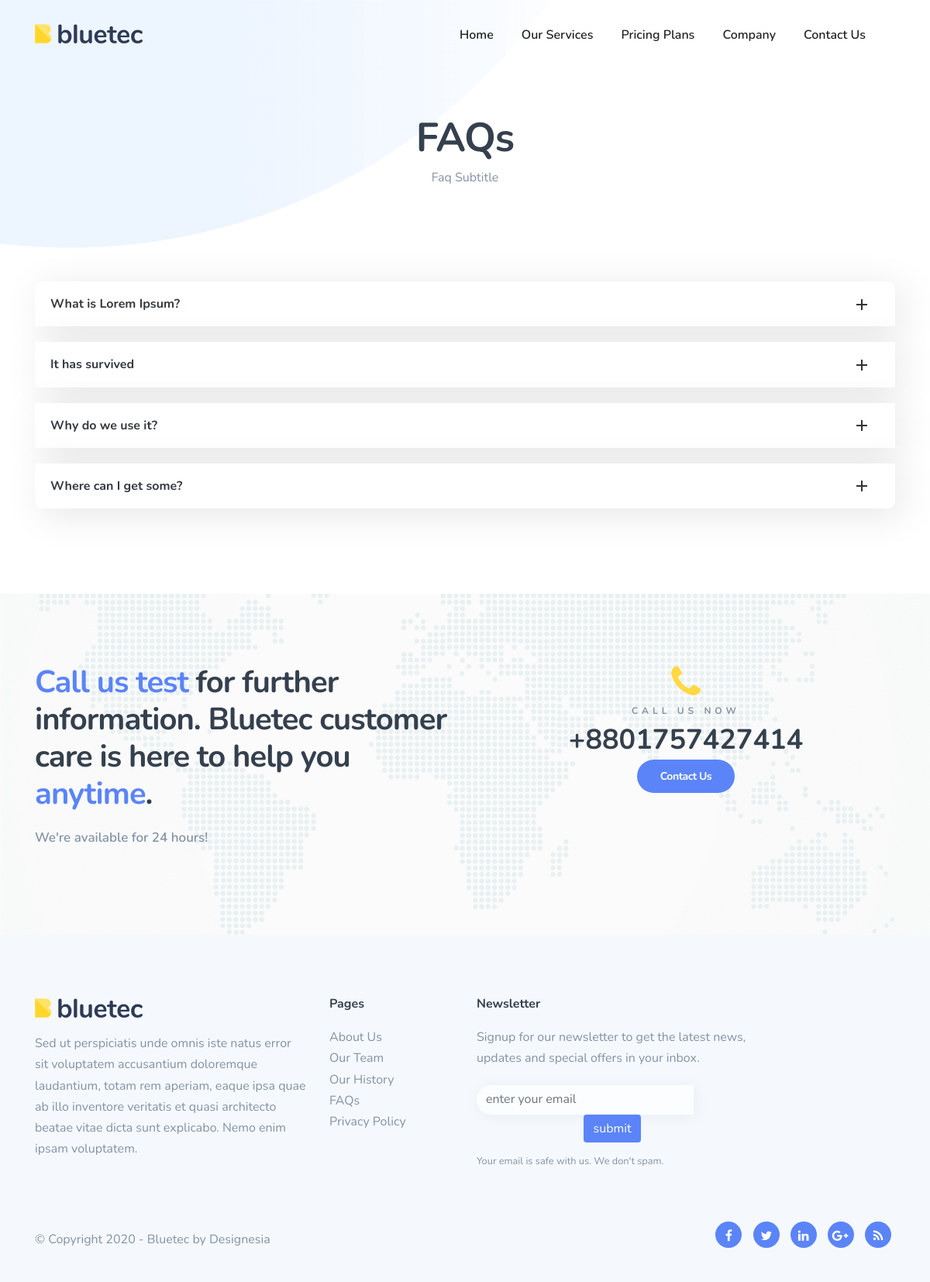
Screenshot of /faq/ with the database file from the repository.
### mainapp/models.py (models this page shows, shortened)
class Faqpagesubtitlemeta(models.Model):
    meta_site_title = models.CharField(max_length=200, blank=True,null=True)
    meta_description = models.CharField(max_length=500, blank=True,null=True)
    meta_keywords = models.CharField(max_length=500, blank=True,null=True)
    sub_title = models.CharField(max_length=500)
    class Meta:
        verbose_name = "Faq Subtitle and Meta - Faq Page"
        verbose_name_plural = "Faq Subtitle and Meta - Faq Page"

class Faqpage(models.Model):
    title = models.CharField(max_length=500)
    description = RichTextField(config_name='basic_ckeditor',blank=True,null=True)
    class Meta:
        verbose_name = "Faq - Faq Page"
        verbose_name_plural = "Faq - Faq Page"

class Contactussection(models.Model):
    phone_regex = RegexValidator(regex=r'^\+?1?\d{11,14}$', message="Phone number must be entered in the format: '+8801711111000'.")
    phone = models.CharField(validators=[phone_regex], max_length=14) # Validators should be a list
    class Meta:
        verbose_name = "Contact-us - Homepage"
        verbose_name_plural = "Contact-us - Homepage"

class Footersection(models.Model):
    footer_main_description = models.TextField()
    newsletter_description = models.CharField(max_length=500)
    class Meta:
        verbose_name = "Footer - Homepage"
        verbose_name_plural = "Footer - Homepage"

### mainapp/views.py (the view)
# urls.py: path('faq/', faq, name='faq'),
def faq(request):
    faqpagesubtitlemeta = Faqpagesubtitlemeta.objects.first()
    faqpage = Faqpage.objects.all()
    context = {
        'faqpagesubtitlemeta': faqpagesubtitlemeta,
        'faqpage': faqpage,
    }
    return render(request, 'mainapp/faq.html',context)

### mainapp/context_processors.py (called while the page is built)
def footer_section_text(request):
    footersection = Footersection.objects.first()
    return {'footersection': footersection}

def get_contact_us_section_text(request):
    contact_us_section_text = Contactussection.objects.first()
    return {'contact_us_section_text': contact_us_section_text}

### templates/mainapp/faq.html (shortened to what this page needs)
{% extends 'base.html' %}
{% load static %}
{% block body_block %}
<div class="no-bottom no-top" id="content">
    <section id="subheader" data-bgimage="url({% static '' %}images/background/5.png) bottom">
            <div class="center-y relative text-center" data-scroll-speed="4">
                <div class="container">
                    <div class="row">
                        <div class="col-md-8 offset-md-2">
                            <form action='' class="row" id='form_subscribe' method="post" name="myForm">
                        <div class="col-md-12 text-center">
                            <h1>FAQs</h1>
                            <p>{{faqpagesubtitlemeta.sub_title}}</p>
                        </div>
                    </form>
                        </div>
                    </div>
                </div>
            </div>
    </section>
    <section class="no-top relative pos-top">
        <div class="container">
            <div class="row">
                <div class="col-12">
                    <div id="accordion-1" class="accordion accordion-style-1">
                        {% for faqpages in faqpage %}
                        <div class="card">
                            <div id="heading-a{{faqpages.id}}" class="card-header bg-white shadow-sm border-0">
                                <h6 class="mb-0 font-weight-bold"><a href="#" data-toggle="collapse" data-target="#collapse-a{{faqpages.id}}" aria-expanded="false" aria-controls="collapse-a3" class="d-block position-relative collapsed text-dark collapsible-link py-2">{{faqpages.title}}</a></h6>
                            </div>
                        </div>
                        {% endfor %}
                    </div>
                </div>
            </div>
        </div>
        </div>
    {% include 'includes/contact-us.html' %}
</div>
{% endblock body_block %}

### templates/includes/contact-us.html (shortened to what this page needs)
{% load static mainapptag %}
<section data-bgimage="url({% static 'images/background/7.png' %}) center">
    <div class="container">
        <div class="row">
            <div class="col-md-6">
                <h2><span class="id-color">Call us test</span> for further information. Bluetec customer care is here to help you <span class="id-color">anytime</span>.</h2>
                <p class="lead">We're available for 24 hours!</p>
            </div>
            <div class="col-md-6 text-lg-center text-sm-center">
                <div class="phone-num-big">
                    <i class="fa fa-phone id-color-2"></i>
                    <span class="pnb-text">
                        Call Us Now
                    </span>
                    <span class="pnb-num">
                        {{contact_us_section_text.phone}}
                    </span>
                </div>
                <a href="#" class="btn-custom capsule med">Contact Us</a>
            </div>
        </div>
    </div>
</section>

### templates/includes/footer.html (shortened to what this page needs)
{% load static %}
<footer class="footer footer-light">
    <div class="container">
        <div class="row">
            <div class="col-lg-4">
                <div class="widget">
                    <a href="index.html"><img alt="" class="logo" src="{% static '' %}images/logo-2.png"></a>
                    <div class="spacer-20"></div>
                    <p>{{footersection.footer_main_description}}</p>
                </div>
            </div>
            <div class="col-lg-2">
                <div class="widget">
                    <h5>Pages</h5>
                    <ul>
                        <li><a href="{% url 'mainapp:about_us' %}">About Us</a></li>
                        <li><a href="{% url 'mainapp:our_team' %}">Our Team</a></li>
                        <li><a href="{% url 'mainapp:our_history' %}">Our History</a></li>
                        <li><a href="{% url 'mainapp:faq' %}">FAQs</a></li>
                        <li><a href="{% url 'mainapp:privacy_policy' %}">Privacy Policy</a></li>
                    </ul>
                </div>
            </div>
            <div class="col-lg-4">
                <div class="widget">
                    <h5>Newsletter</h5>
                    <p>{{footersection.newsletter_description}}</p>
                    <form action="{% url 'mainapp:footernewsletter' %}" class="row" id="form_subscribe" method="POST" name="form_subscribe">
                        <div class="col text-center">
                            <input class="form-control" id="name_1" name="email" placeholder="enter your email" type="email" />
                            <input type="submit" value="submit" class="btn btn-primary" >
                        </div>
                    </form>
                    <div class="spacer-10"></div>
                    <small>Your email is safe with us. We don't spam.</small>
                </div>
            </div>
        </div>
        <div class="row">
            <div class="col-md-6 sm-text-center mb-sm-30">
                <div class="mt10">&copy; Copyright 2020 - Bluetec by Designesia</div>
            </div>
            <div class="col-md-6 text-md-right text-sm-left">
                <div class="social-icons">
                    <a href="#"><i class="fa fa-facebook fa-lg"></i></a>
                    <a href="#"><i class="fa fa-twitter fa-lg"></i></a>
                    <a href="#"><i class="fa fa-linkedin fa-lg"></i></a>
                    <a href="#"><i class="fa fa-google-plus fa-lg"></i></a>
                    <a href="#"><i class="fa fa-rss fa-lg"></i></a>
                </div>
            </div>
        </div>
    </div>
</footer>

### static/css/custom.css (style rules this page uses)
#form_subscribe input[type=email] { padding: 8px 12px 9px 12px; width: 80%; float: left; display: table-cell; border-radius: 60px 0 0 60px; -moz-border-radius: 60px 0 0 60px; -webkit-border-radius: 60px 0 0 60px; border: none; background: rgba(255,255,255,.7); -webkit-box-shadow: 2px 2px 20px 0px rgb(20 20 20 / 5%); -moz-box-shadow: 2px 2px 20px 0px rgba(20,20,20, 0.05); box-shadow: 2px 2px 20px 0px rgb(20 20 20 / 5%); }

### static/css/colors/scheme-02.css (style rules this page uses)
:root { --primary-color: #5B84F8; --secondary-color: #FFD943; --tertiary-color: #06D2FF; --primary-color-rgb: 23,155,255; }

### static/css/coloring.css (style rules this page uses)
.bg-color, section.bg-color, section.call-to-action, #mainmenu li li a:hover, #mainmenu ul li:hover > a, .price-row, .slider-info .text1, .btn-primary, .bg-id-color, .pagination > .active > a, .pagination > .active > span, .pagination > .active > a:hover, .pagination > .active > span:hover, .pagination > .active > a:focus, .pagination > .active > span:focus, .dropcap, .fullwidthbanner-container a.btn, .feature-box-big-icon i, #testimonial-full, .icon-deco i, .feature-box-small-icon .border, .small-border, #jpreBar, .date-post, .team-list .small-border, .de-team-list .small-border, .btn-line:hover,a.btn-line:hover, .btn-line.hover,a.btn-line.hover, .owl-arrow span, .de-progress .progress-bar, #btn-close-x:hover, .box-fx .info, .btn-more, .widget .small-border, .product img:hover, #btn-search, .de_tab.timeline li.active .dot, .btn-id, .tiny-border, #back-to-top, #subheader .small-border-deco span, #services-list li a:hover, .timeline .tl-block .tl-line, .de_tab.tab_style_2 .de_nav li.active span, .de_tab.tab_steps.style-2 .de_nav li.active span, .feature-box-small-icon.style-2 .number.bg-color, a.btn-custom,.btn-custom, .owl-custom-nav .btn-next:before, .owl-custom-nav .btn-prev:before, .timeline > li > .timeline-badge, .de_light .de_tab.tab_style_3 .de_nav li.active span, .de_tab.tab_style_4 .de_nav li.active span, .circle, .social-icons-sm i:hover, .btn-rsvp, .btn-close, .pricing-s1 .ribbon, .de_tab.tab_style_4 .de_nav li.active, #preloader .s1 span, #filters a.selected, .custom-show:after, .custom-close:after, .widget-post .date, .style-2 .date-box, .feature-box-type-1 i, .owl-item.active > div blockquote:before, .accordion-section-title:before, #form_subscribe #btn-submit i, .owl-dot.active, .bg-gradient-to-right-2, .feature-box-type-1.hover i, .feature-box-type-1:hover i, .ribbon, .box-icon-simple .num, .box-highlight.s2, .feature-box.f-boxed:hover, .fpw-overlay-btm, .fp-wrap:hover .fpwow-icons, .social-icons i, .owl-item.active.center .feature-box-type-2, .testimonial-color .item:nth-child(1n) blockquote:before, .spinner > div, .d-gallery-item .dgi-1, a.btn-border:hover, .dih-overlay, .widget_tags li a { background:var(--primary-color); }
.id-color, #mainmenu li:hover > ul, .date-box .day, .slider_text h1, h1.id-color,h2.id-color,h3.id-color,h4.id-color, .pricing-box li h1, .title span, i.large:hover, .feature-box-small-icon-2 i, .pricing-dark .pricing-box li.price-row, .ratings i, header.smaller #mainmenu a.active, .pricing-dark .pricing-box li.price-row, .dark .feature-box-small-icon i, a.btn-slider:after, a.btn-line:after, .team-list .social a, .de_contact_info i, .dark .btn-line:hover:after, .dark a.btn-line:hover:after, .dark a.btn-line.hover:after, a.btn-text:after, .separator span i, address span strong, .de_tab.tab_steps .de_nav li span:hover, .de_testi_by, .widget_tags li a, .dark .btn-line:after, .dark a.btn-line:after, .crumb a, .btn-right:after, .btn-left:before, #mainmenu li a:after, header .info .social i:hover, #back-to-top:hover:before, #services-list li.active, #services-list li.active a:after, .testimonial-list:before, span.deco-big, h2.hs1 span, .wm,.wm2, .blog-list .date-box .day, .social-icons-sm i, .de_tab.tab_style_4 .de_nav li span, .schedule-item .sc-name, .de_testi.opt-2 blockquote:before, .pricing-s1 .bottom i, .profile_pic .subtitle, .countdown-s3 .countdown-period, .countdown-s4 .countdown-period, .social-icons i:hover, a.btn-link, blockquote.s1:before, .accordion a:before, .expand-custom .toggle:before, .sitemap.s1 li:before, .list li:before, .post-meta span:before, footer .widget a:hover, .mask .cover .date:before, .feature-box-type-2 i, .pricing-s2 .bottom i, .post-text h3 a:hover, .pricing-s1 .top h2, .demo-icon-wrap i, .demo-icon-wrap-s2 span, a.btn-border.light:hover { color:var(--primary-color); }
.id-color-2, span.id-color-2 { color:var(--secondary-color); }

### rows the page displays
Faqpagesubtitlemeta: sub_title "Faq Subtitle"
Faqpage: title "What is Lorem Ipsum?"
Faqpage: title "It has survived"
Faqpage: title "Why do we use it?"
Faqpage: title "Where can I get some?"
Contactussection: phone "+8801757427414"
Footersection: footer_main_description "Sed ut perspiciatis unde omnis iste natus error sit voluptatem accusantium doloremque laudantium, totam rem aperiam, eaque ipsa quae ab illo inventore veritatis et quasi architecto beatae vitae dicta sunt explicabo. Nemo enim ipsam voluptatem.", newsletter_description "Signup for our newsletter to get the latest news, updates and special offers in your inbox."
